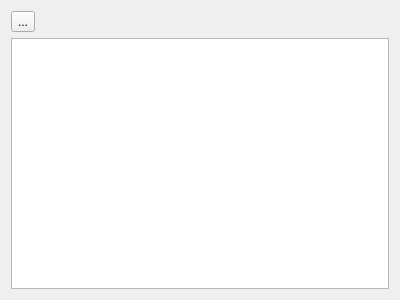
<?xml version="1.0" encoding="UTF-8"?>
<ui version="4.0">
 <class>VMemDump</class>
 <widget class="QWidget" name="VMemDump">
  <property name="geometry">
   <rect>
    <x>0</x>
    <y>0</y>
    <width>400</width>
    <height>300</height>
   </rect>
  </property>
  <property name="windowTitle">
   <string>Form</string>
  </property>
  <layout class="QVBoxLayout" name="verticalLayout">
   <item>
    <layout class="QHBoxLayout" name="horizontalLayout_14">
     <item>
      <widget class="QToolButton" name="tbSaveVRam">
       <property name="toolTip">
        <string>Save</string>
       </property>
       <property name="text">
        <string>...</string>
       </property>
       <property name="icon">
        <iconset resource="../../xpeccy.qrc">
         <normaloff>:/images/floppy.png</normaloff>:/images/floppy.png</iconset>
       </property>
      </widget>
     </item>
     <item>
      <spacer name="horizontalSpacer_8">
       <property name="orientation">
        <enum>Qt::Horizontal</enum>
       </property>
       <property name="sizeHint" stdset="0">
        <size>
         <width>40</width>
         <height>20</height>
        </size>
       </property>
      </spacer>
     </item>
    </layout>
   </item>
   <item>
    <widget class="xVMemDump" name="tabVidMem">
     <property name="horizontalScrollBarPolicy">
      <enum>Qt::ScrollBarAlwaysOff</enum>
     </property>
     <property name="alternatingRowColors">
      <bool>true</bool>
     </property>
     <property name="selectionMode">
      <enum>QAbstractItemView::SingleSelection</enum>
     </property>
     <property name="textElideMode">
      <enum>Qt::ElideNone</enum>
     </property>
     <property name="showGrid">
      <bool>false</bool>
     </property>
     <property name="gridStyle">
      <enum>Qt::DotLine</enum>
     </property>
     <attribute name="horizontalHeaderVisible">
      <bool>false</bool>
     </attribute>
     <attribute name="horizontalHeaderDefaultSectionSize">
      <number>30</number>
     </attribute>
     <attribute name="horizontalHeaderStretchLastSection">
      <bool>true</bool>
     </attribute>
     <attribute name="verticalHeaderVisible">
      <bool>false</bool>
     </attribute>
     <attribute name="verticalHeaderDefaultSectionSize">
      <number>21</number>
     </attribute>
    </widget>
   </item>
  </layout>
 </widget>
 <customwidgets>
  <customwidget>
   <class>xVMemDump</class>
   <extends>QTableView</extends>
   <header location="global">stdlib.h</header>
  </customwidget>
 </customwidgets>
 <resources>
  <include location="../../xpeccy.qrc"/>
 </resources>
 <connections/>
</ui>
